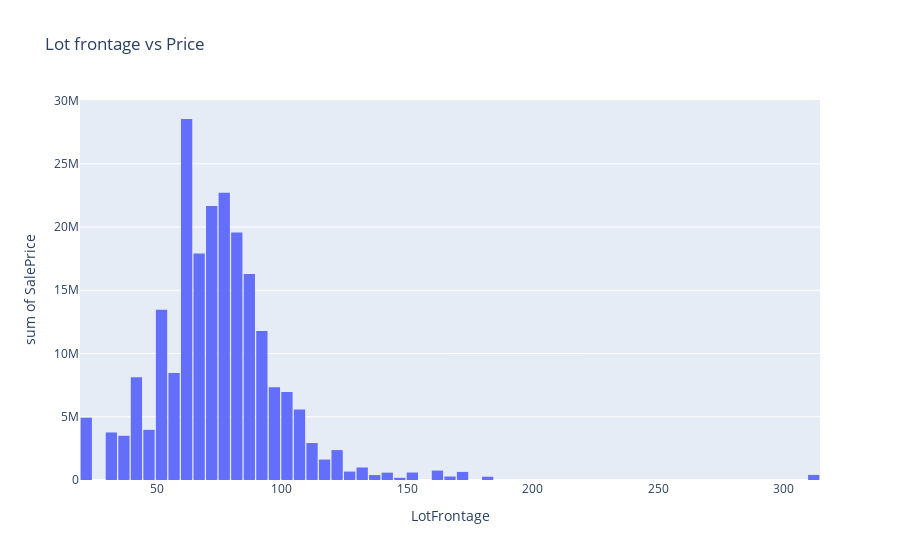

Notebook code cell kept with this figure:
### Code cell
fig = px.histogram(prices_df, x='LotFrontage', y='SalePrice', title='Lot frontage vs Price')
fig.update_layout(bargap=0.1)
fig.show()

### Figure 1 — Plotly figure (JSON) as saved in the notebook; plotly's stock layout.template omitted (floating-point values rounded to 4 significant figures; data arrays with more than 128 entries replaced by an {"elided": "..."} marker saying what was removed)
{"data": [{"alignmentgroup": "True", "bingroup": "x", "histfunc": "sum", "hovertemplate": "LotFrontage=%{x}<br>sum of SalePrice=%{y}<extra></extra>", "legendgroup": "", "marker": {"color": "#636efa", "pattern": {"shape": ""}}, "name": "", "offsetgroup": "", "orientation": "v", "showlegend": false, "type": "histogram", "x": {"elided": "1460 int values"}, "xaxis": "x", "y": {"elided": "1460 int values"}, "yaxis": "y"}], "layout": {"bargap": 0.1, "barmode": "relative", "legend": {"tracegroupgap": 0}, "title": {"text": "Lot frontage vs Price"}, "xaxis": {"anchor": "y", "domain": [0, 1], "title": {"text": "LotFrontage"}}, "yaxis": {"anchor": "x", "domain": [0, 1], "title": {"text": "sum of SalePrice"}}}}
